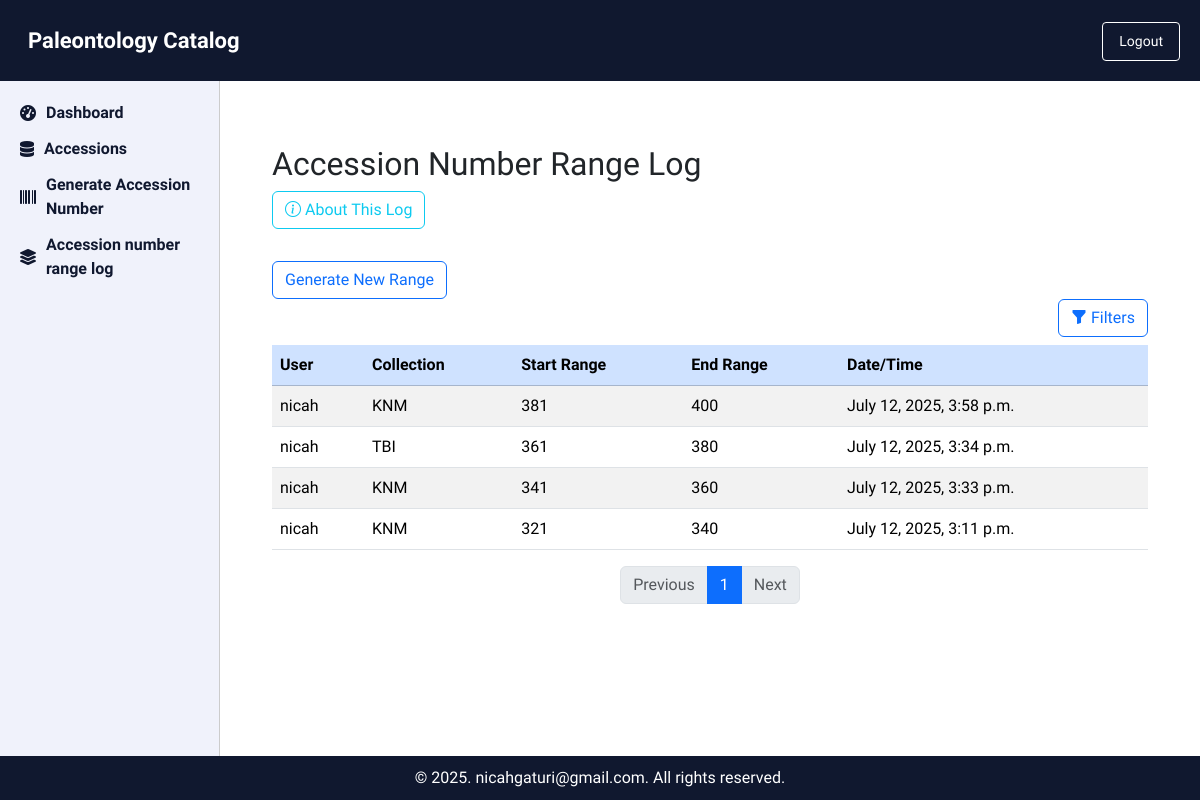
/accession-range-log/ (signed in), run on an earlier commit of the app's database.
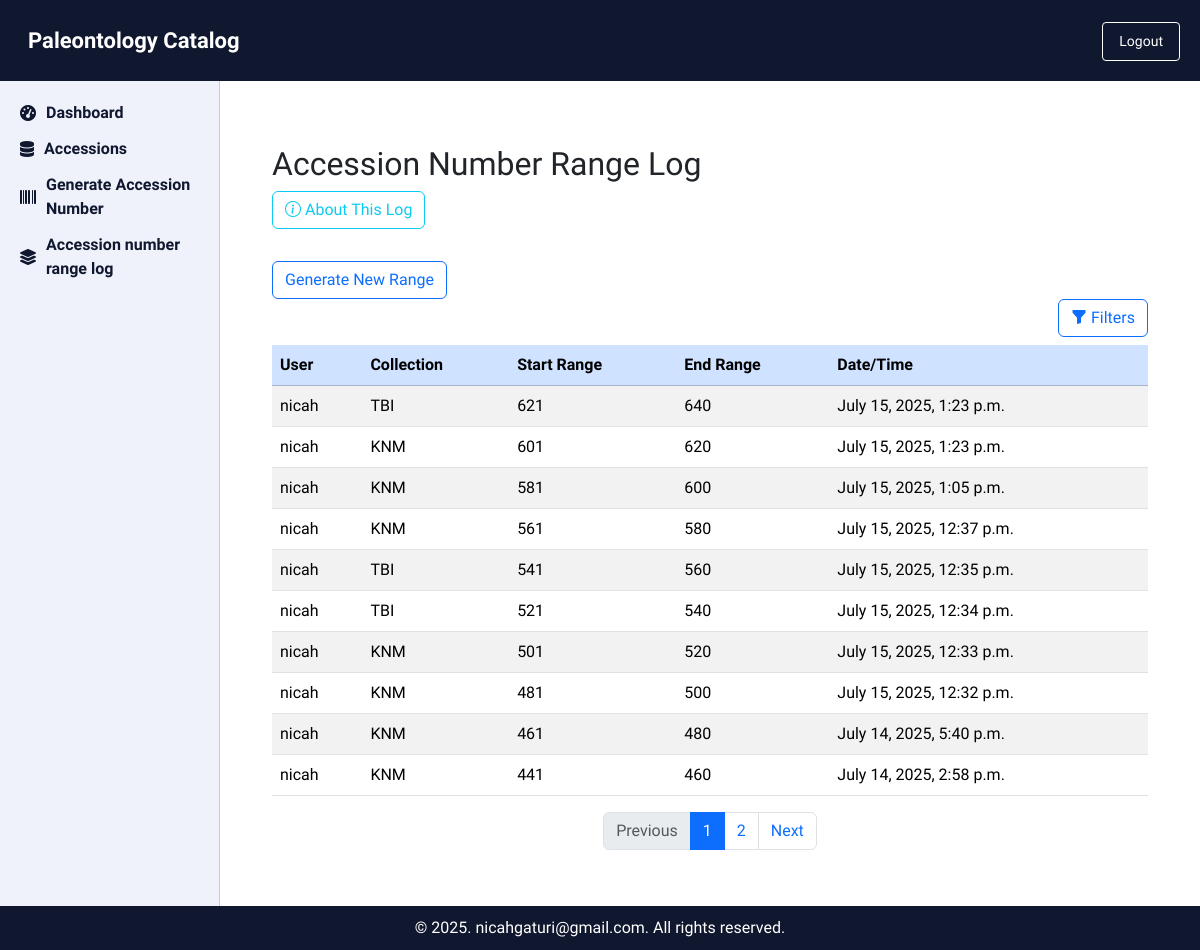
And on a later commit of the database.
### PaleoApp/models.py (models this page shows, shortened)
class AccessionNumberRangeLog(models.Model):
    user = models.ForeignKey(User, on_delete=models.SET_NULL, null=True, blank=True)
    collection = models.ForeignKey(Collection, on_delete=models.CASCADE)
    start_range = models.PositiveIntegerField()
    end_range = models.PositiveIntegerField()
    generated_at = models.DateTimeField(default=timezone.now)

class Collection(models.Model):
    name = models.CharField(max_length=100)
    abbreviation = models.CharField(max_length=10, blank=True, null=True)
    start_range = models.PositiveIntegerField(null=True, blank=True)
    end_range = models.PositiveIntegerField(null=True, blank=True)

### PaleoApp/views.py (the view)
# urls.py: path('accession-range-log/', views.accession_number_range_log, name='accession_number_range_log'),
@login_required(login_url='login')
def accession_number_range_log(request):
    user_query = request.GET.get('user', '').strip()
    collection_query = request.GET.get('collection', '').strip()
    logs = AccessionNumberRangeLog.objects.select_related('user', 'collection').order_by('-generated_at')
    if user_query:
        logs = logs.filter(user__username__icontains=user_query)
    if collection_query:
        logs = logs.filter(collection__name__icontains=collection_query)
    paginator = Paginator(logs, 10)
    page_number = request.GET.get('page')
    page_obj = paginator.get_page(page_number)
    return render(request, 'PaleoApp/accession_number_range_log.html', {
        'page_obj': page_obj,
    })

### PaleoApp/templates/PaleoApp/accession_number_range_log.html (shortened to what this page needs)
{% extends "base.html" %}
{% load static %}
{% block content %}
<!DOCTYPE html>
<html lang="en">
<head>
    <link href="https://cdn.jsdelivr.net/npm/bootstrap@5.3.2/dist/css/bootstrap.min.css" rel="stylesheet" />
    <link href="https://cdn.jsdelivr.net/npm/bootstrap-icons@1.10.5/font/bootstrap-icons.css" rel="stylesheet" />
</head>
<body>
<div class="container mt-4">
    <h2>Accession Number Range Log</h2>
    <a href="{% url 'PaleoApp:range_log_help' %}" class="btn btn-outline-info mb-3" target="_blank">
    <i class="bi bi-info-circle"></i> About This Log
    </a>
        <div class="card-body">
      <a href="{% url 'PaleoApp:generate_new_range' collection_id=page_obj.0.collection.id %}" class="btn btn-outline-primary mt-3">Generate New Range</a>
    </div>
    <div class="d-flex justify-content-end mb-2">
        <button class="btn btn-outline-primary" type="button" data-bs-toggle="collapse" data-bs-target="#filterPanel" aria-expanded="false" aria-controls="filterPanel">
            <i class="bi bi-funnel-fill"></i> Filters
        </button>
    </div>
    <div class="table-responsive">
        <table class="table table-striped table-hover">
            <thead class="table-primary">
                <tr>
                    <th>User</th>
                    <th>Collection</th>
                    <th>Start Range</th>
                    <th>End Range</th>
                    <th>Date/Time</th>
                </tr>
            </thead>
            <tbody>
                {% for log in page_obj %}
                    <tr>
                        <td>{{ log.user.username }}</td>
                        <td>{{ log.collection.name }}</td>
                        <td>{{ log.start_range }}</td>
                        <td>{{ log.end_range }}</td>
                        <td>{{ log.generated_at }}</td>
                    </tr>
                {% empty %}
                    <tr>
                        <td colspan="5" class="text-center">No range logs found.</td>
                    </tr>
                {% endfor %}
            </tbody>
        </table>
    </div>
    <nav aria-label="Page navigation">
        <ul class="pagination justify-content-center">
            {% if page_obj.has_previous %}
                <li class="page-item">
                    <a class="page-link" href="?{% for key, value in request.GET.items %}{% if key != 'page' %}{{ key }}={{ value }}&{% endif %}{% endfor %}page={{ page_obj.previous_page_number }}">Previous</a>
                </li>
            {% else %}
                <li class="page-item disabled"><span class="page-link">Previous</span></li>
            {% endif %}
            {% for i in page_obj.paginator.page_range %}
                {% if page_obj.number == i %}
                    <li class="page-item active"><span class="page-link">{{ i }}</span></li>
                {% elif i > page_obj.number|add:'-3' and i < page_obj.number|add:'3' %}
                    <li class="page-item">
                        <a class="page-link" href="?{% for key, value in request.GET.items %}{% if key != 'page' %}{{ key }}={{ value }}&{% endif %}{% endfor %}page={{ i }}">{{ i }}</a>
                    </li>
                {% endif %}
            {% endfor %}
            {% if page_obj.has_next %}
                <li class="page-item">
                    <a class="page-link" href="?{% for key, value in request.GET.items %}{% if key != 'page' %}{{ key }}={{ value }}&{% endif %}{% endfor %}page={{ page_obj.next_page_number }}">Next</a>
                </li>
            {% else %}
                <li class="page-item disabled"><span class="page-link">Next</span></li>
            {% endif %}
        </ul>
    </nav>
</div>
</body>
</html>
{% endblock %}

What changed in the data, as far as the page shows it:
no longer on this page (row unchanged): AccessionNumberRangeLog: user.username "nicah", collection.name "KNM", start_range "381", end_range "400", generated_at "July 12, 2025, 3:58 p.m."
no longer on this page (row unchanged): AccessionNumberRangeLog: user.username "nicah", collection.name "TBI", start_range "361", end_range "380", generated_at "July 12, 2025, 3:34 p.m."
no longer on this page (row unchanged): AccessionNumberRangeLog: user.username "nicah", collection.name "KNM", start_range "341", end_range "360", generated_at "July 12, 2025, 3:33 p.m."
no longer on this page (row unchanged): AccessionNumberRangeLog: user.username "nicah", collection.name "KNM", start_range "321", end_range "340", generated_at "July 12, 2025, 3:11 p.m."
added AccessionNumberRangeLog: user.username "nicah", collection.name "TBI", start_range "621", end_range "640", generated_at "July 15, 2025, 1:23 p.m."
added AccessionNumberRangeLog: user.username "nicah", collection.name "KNM", start_range "601", end_range "620", generated_at "July 15, 2025, 1:23 p.m."
added AccessionNumberRangeLog: user.username "nicah", collection.name "KNM", start_range "581", end_range "600", generated_at "July 15, 2025, 1:05 p.m."
added AccessionNumberRangeLog: user.username "nicah", collection.name "KNM", start_range "561", end_range "580", generated_at "July 15, 2025, 12:37 p.m."
added AccessionNumberRangeLog: user.username "nicah", collection.name "TBI", start_range "541", end_range "560", generated_at "July 15, 2025, 12:35 p.m."
added AccessionNumberRangeLog: user.username "nicah", collection.name "TBI", start_range "521", end_range "540", generated_at "July 15, 2025, 12:34 p.m."
added AccessionNumberRangeLog: user.username "nicah", collection.name "KNM", start_range "501", end_range "520", generated_at "July 15, 2025, 12:33 p.m."
added AccessionNumberRangeLog: user.username "nicah", collection.name "KNM", start_range "481", end_range "500", generated_at "July 15, 2025, 12:32 p.m."
added AccessionNumberRangeLog: user.username "nicah", collection.name "KNM", start_range "461", end_range "480", generated_at "July 14, 2025, 5:40 p.m."
added AccessionNumberRangeLog: user.username "nicah", collection.name "KNM", start_range "441", end_range "460", generated_at "July 14, 2025, 2:58 p.m."
Also different on the page:
new list line: "2"
